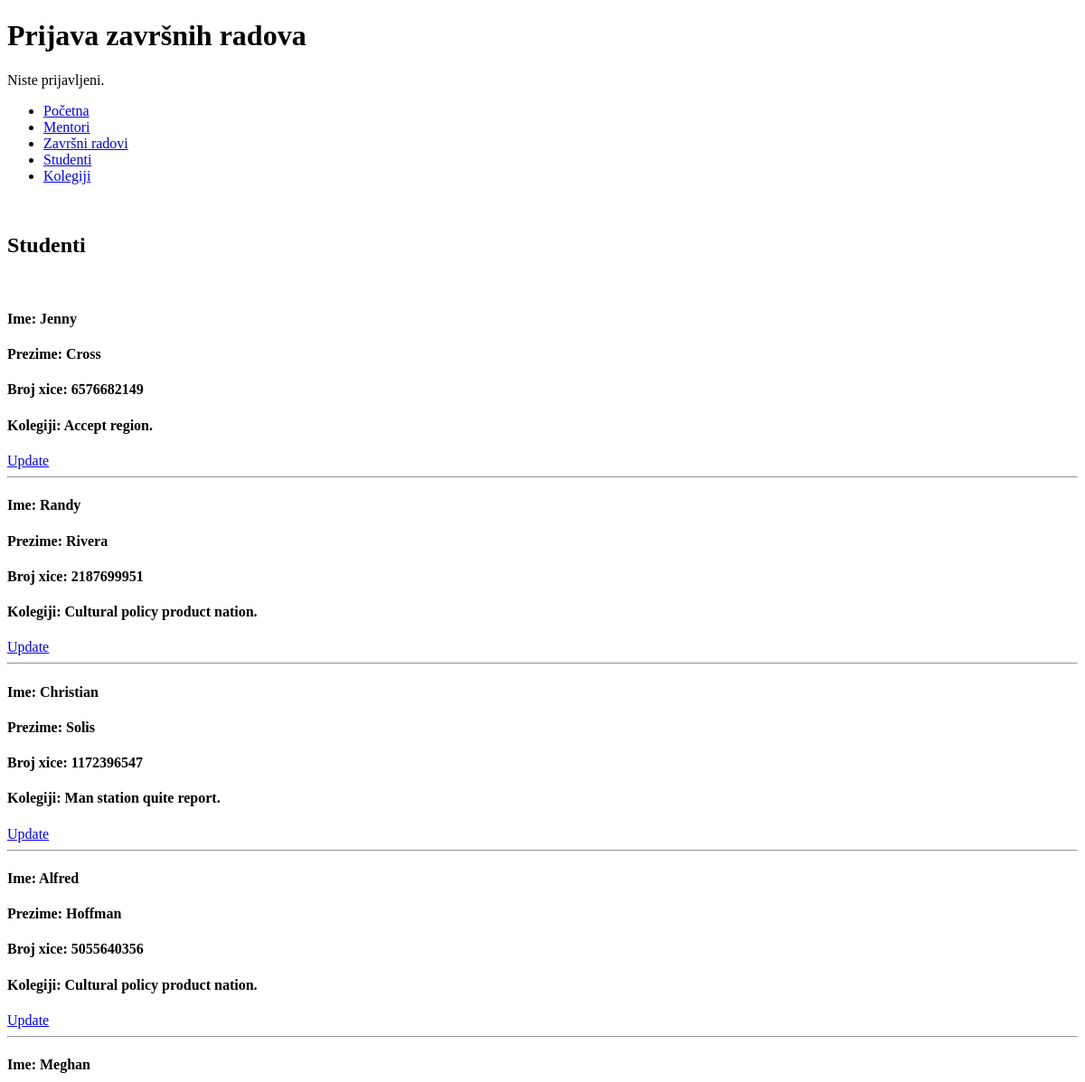
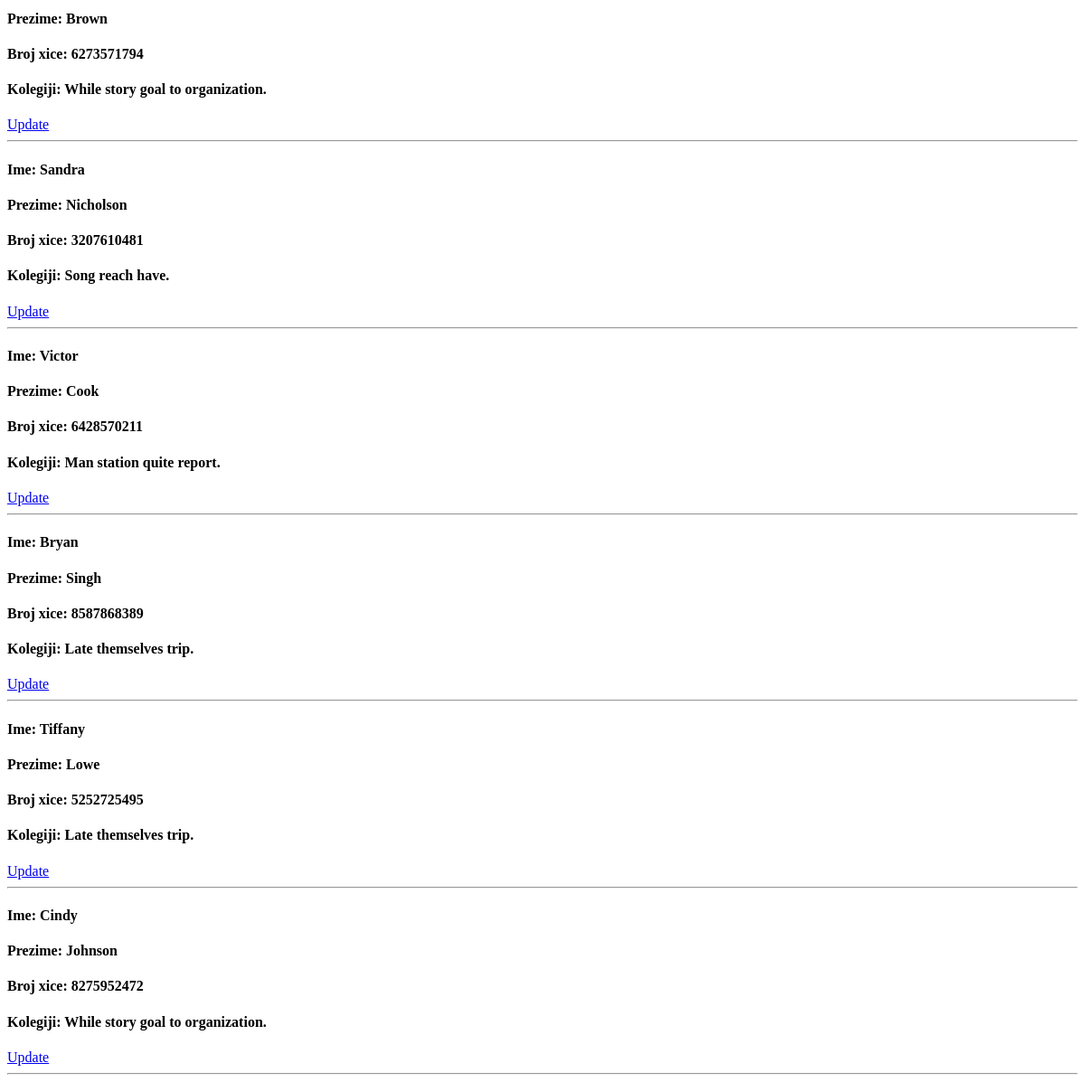
Before: /studenti/ with the older database file (2 pictures, top to bottom).
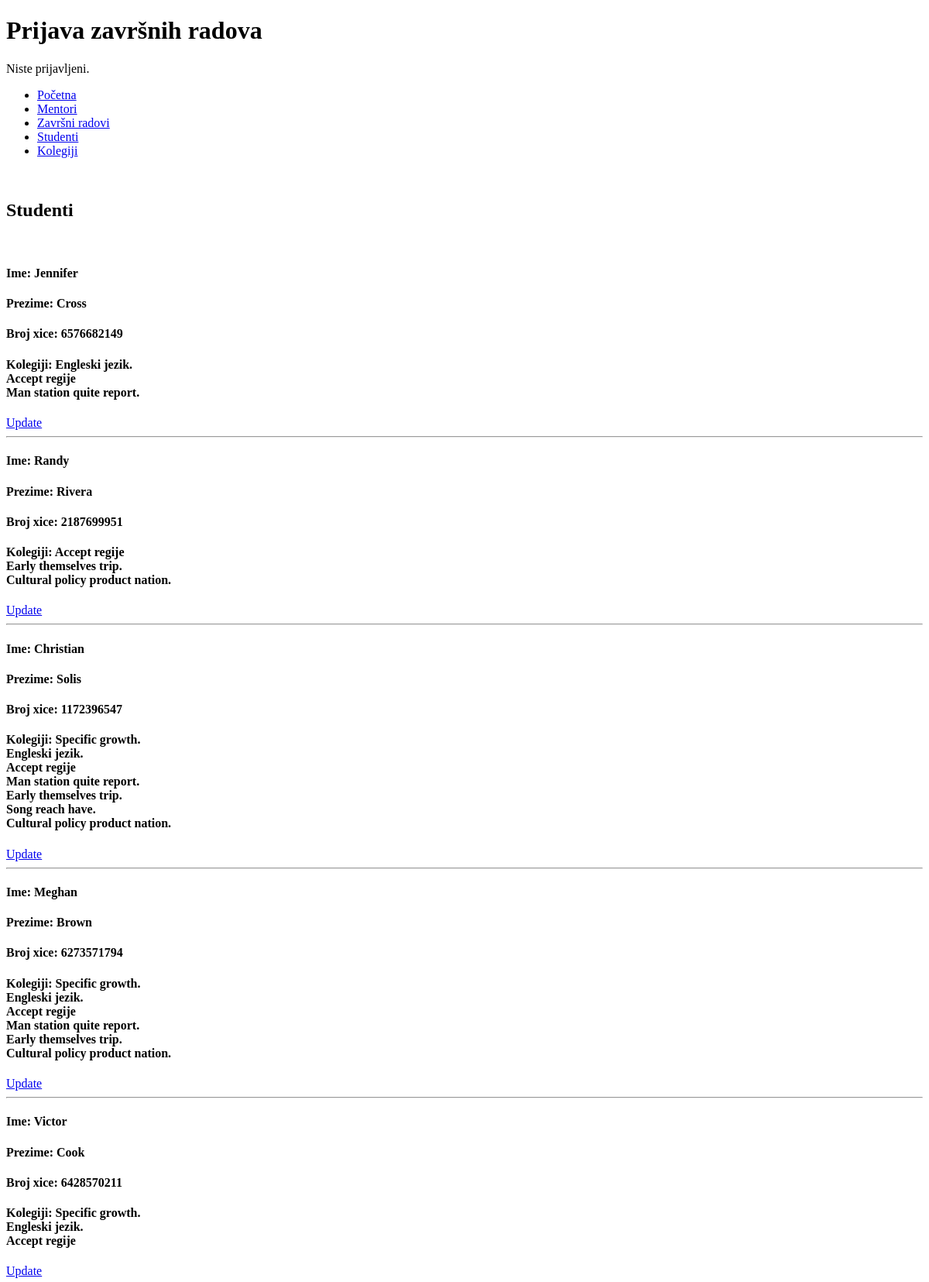
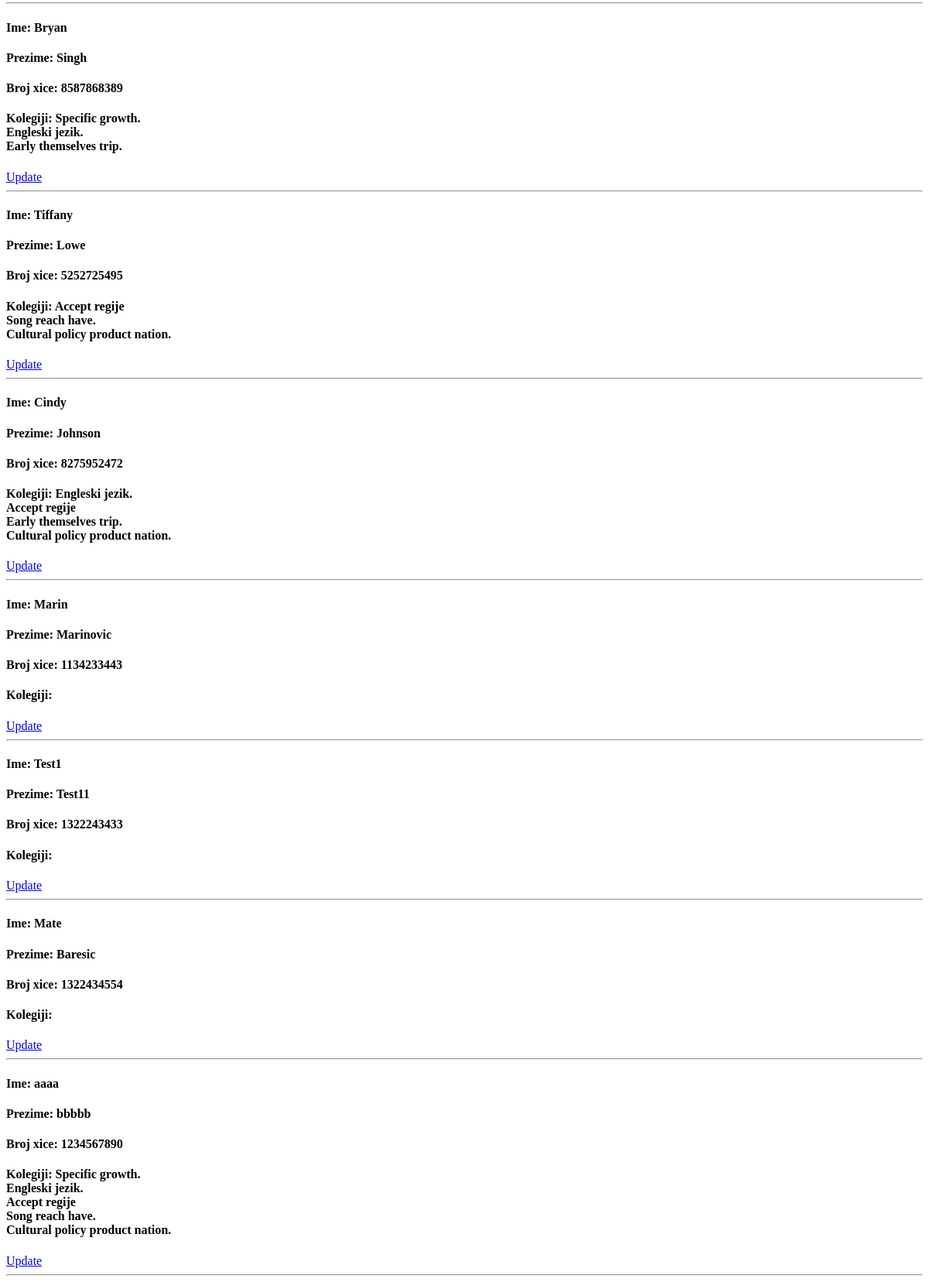
After: the same page with the newer database file (2 pictures, top to bottom).
### main/models.py (models this page shows, shortened)
class Student(models.Model):
    student_ime = models.CharField(max_length=25)
    student_prezime = models.CharField(max_length=50)
    student_broj_xice = models.CharField(max_length=10)
    student_kolegiji = models.ManyToManyField(Kolegij)

class Kolegij(models.Model):
    kolegij_naziv = models.CharField(max_length=50)
    kolegij_nositelj = models.ForeignKey(Mentor, on_delete=models.CASCADE, default=1)
    def __str__(self):
        return self.kolegij_naziv

### main/views.py (the view)
# urls.py: path('studenti/', StudentList.as_view(), name='studenti'),
class StudentList(ListView):
    model = Student

### templates/main/student_list.html (shortened to what this page needs)
{% extends "base_generic.html" %}
{% block content %}
<br>
<h2> Studenti </h2>
<br>
{% for student in student_list %}
    <div class="student">
        <h4>Ime: {{ student.student_ime }}</h4>
        <h4>Prezime: {{student.student_prezime}}</h4>
        <h4>Broj xice: {{student.student_broj_xice}}</h4>
        <h4>Kolegiji: {% for kolegij in student.student_kolegiji.all %}{{kolegij}}<br>{% endfor %}</h4>
		<a href="{% url 'main:update-student' student.pk %}">Update</a>
        <hr>
    </div>
{% endfor %}
{% endblock %}

Changed rows visible on the page:
removed Student: student_ime "Alfred", student_prezime "Hoffman", student_broj_xice "5055640356", Kolegij (kolegij_naziv "Cultural policy product nation.")
removed Student: student_ime "Sandra", student_prezime "Nicholson", student_broj_xice "3207610481", Kolegij (kolegij_naziv "Song reach have.")
changed Student "Cross": student_ime "Jenny" → "Jennifer"; gains Kolegij (kolegij_naziv "Engleski jezik."); gains Kolegij (kolegij_naziv "Man station quite report.")
changed Kolegij: kolegij_naziv "While story goal to organization." → "Engleski jezik."
changed Kolegij: kolegij_naziv "Accept region." → "Accept regije"
changed Student "Randy": gains Kolegij (kolegij_naziv "Accept regije"); gains Kolegij (kolegij_naziv "Early themselves trip.")
changed Kolegij: kolegij_naziv "Late themselves trip." → "Early themselves trip."
changed Student "Christian": gains Kolegij (kolegij_naziv "Engleski jezik."); gains Kolegij (kolegij_naziv "Accept regije"); gains Kolegij (kolegij_naziv "Early themselves trip."); gains Kolegij (kolegij_naziv "Song reach have."); gains Kolegij (kolegij_naziv "Cultural policy product nation.")
now on this page (row edited): Kolegij: kolegij_naziv "Specific growth."
changed Student "Meghan": gains Kolegij (kolegij_naziv "Accept regije"); gains Kolegij (kolegij_naziv "Man station quite report."); gains Kolegij (kolegij_naziv "Early themselves trip."); gains Kolegij (kolegij_naziv "Cultural policy product nation.")
changed Student "Victor": gains Kolegij (kolegij_naziv "Engleski jezik."); gains Kolegij (kolegij_naziv "Accept regije"); loses Kolegij (kolegij_naziv "Man station quite report.")
changed Student "Bryan": gains Kolegij (kolegij_naziv "Engleski jezik.")
changed Student "Tiffany": gains Kolegij (kolegij_naziv "Accept regije"); gains Kolegij (kolegij_naziv "Song reach have."); gains Kolegij (kolegij_naziv "Cultural policy product nation."); loses Kolegij (kolegij_naziv "Late themselves trip.")
changed Student "Cindy": gains Kolegij (kolegij_naziv "Accept regije"); gains Kolegij (kolegij_naziv "Early themselves trip."); gains Kolegij (kolegij_naziv "Cultural policy product nation.")
added Student: student_ime "Marin", student_prezime "Marinovic", student_broj_xice "1134233443"
added Student: student_ime "Test1", student_prezime "Test11", student_broj_xice "1322243433"
added Student: student_ime "Mate", student_prezime "Baresic", student_broj_xice "1322434554"
added Student: student_ime "aaaa", student_prezime "bbbbb", student_broj_xice "1234567890", Kolegij (kolegij_naziv "Engleski jezik."), Kolegij (kolegij_naziv "Accept regije"), Kolegij (kolegij_naziv "Song reach have."), Kolegij (kolegij_naziv "Cultural policy product nation.")
